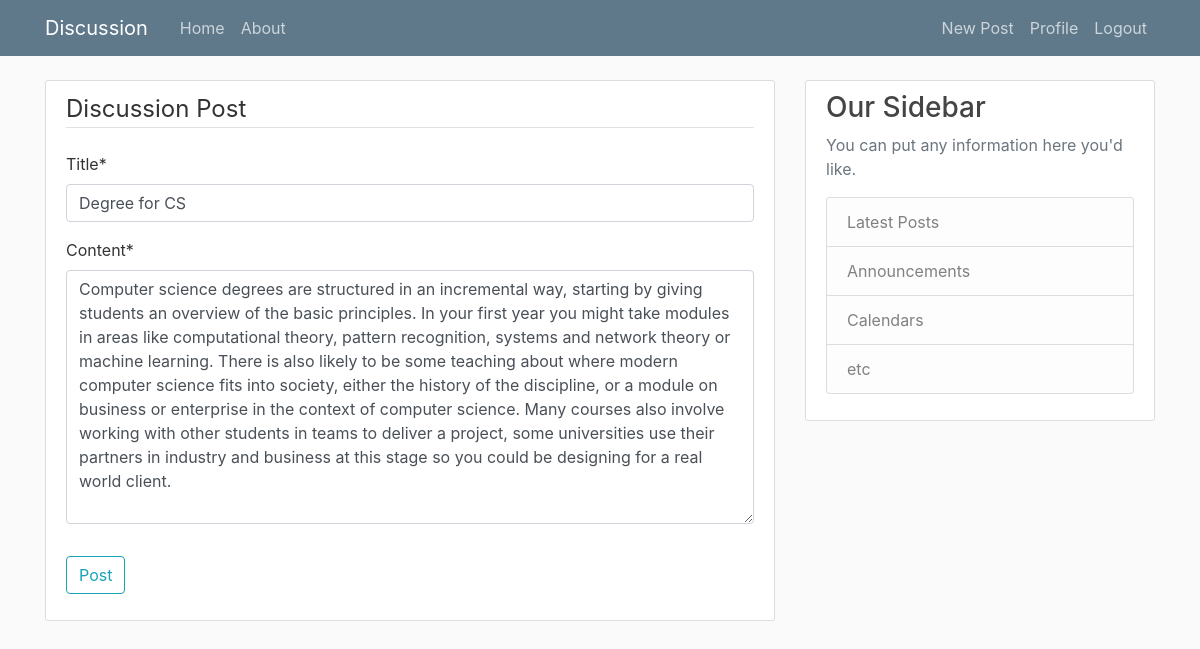
The app's page /post/1/update/ (signed in) with its own data.
### academia/models.py (models this page shows, shortened)
class Post(models.Model):
    title = models.CharField(max_length=100)
    content = models.TextField()
    date_posted = models.DateTimeField(default=timezone.now)
    author = models.ForeignKey(User, on_delete=models.CASCADE)

### academia/views.py (the view, shortened to what this page needs)
# urls.py: path('post/<int:pk>/update/', PostUpdateView.as_view(), name='post-update'),
class PostUpdateView(LoginRequiredMixin, UserPassesTestMixin, UpdateView):
    model = Post
    fields = ['title', 'content']
    def test_func(self):
        post = self.get_object()
        if self.request.user == post.author:
            return True
        return False

### academia/templates/academia/post_form.html (shortened to what this page needs)
{% extends "academia/base_discussion.html" %}
{% load crispy_forms_tags %} {% block content %}
<div class="content-section">
  <form method="POST">
    <fieldset class="form-group">
      <legend class="border-bottom mb-4">Discussion Post</legend>
      {{ form|crispy }}
    </fieldset>
    <div class="form-group">
      <button class="btn btn-outline-info" type="submit">Post</button>
    </div>
  </form>
</div>
{% endblock content %}

### academia/static/academia/main.css (style rules this page uses)
body { background: #fafafa; color: #333333; margin-top: 5rem; }
.content-section { background: #ffffff; padding: 10px 20px; border: 1px solid #dddddd; border-radius: 3px; margin-bottom: 20px; }

### records on screen
Post: title "Degree for CS", content "Computer science degrees are structured in an incremental way, starting by giving students an overview of the basic principles. In your first year you might take modules in areas like computational theory, pattern recognition, systems and network theory or machine learning. There is also likely to be some teaching about where modern computer science fits into society, either the history of the discipline, or a module on business or enterprise in the context of computer science. Many courses also involve working with other students in teams to deliver a project, some universities use their partners in industry and business at this stage so you could be designing for a real world client."
